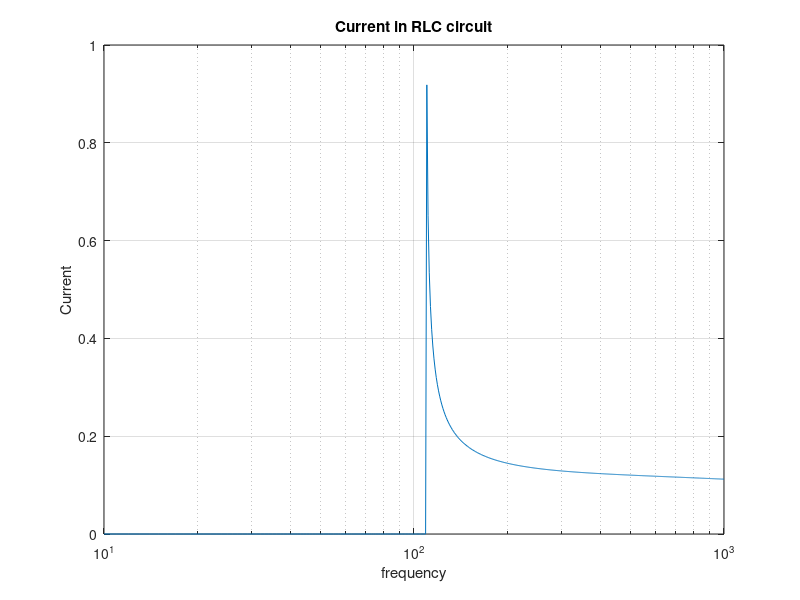

Write the MATLAB code that produced this figure.
clc;clear all;close all;
R=80;
C=18*10^(-6);
L=260*10^-3;
fd=10:1:1000;
W_d=(2*pi).*fd;
Vm=10;

for jj=1:length(W_d)
    I(jj)=Vm./(sqrt(R^2+(W_d(jj)*L-(1./(W_d(jj)*C)).^2)));
end
semilogx(fd,I);hold on;grid on;
xlabel('frequency');
ylabel('Current')
title('Current in RLC circuit')
    